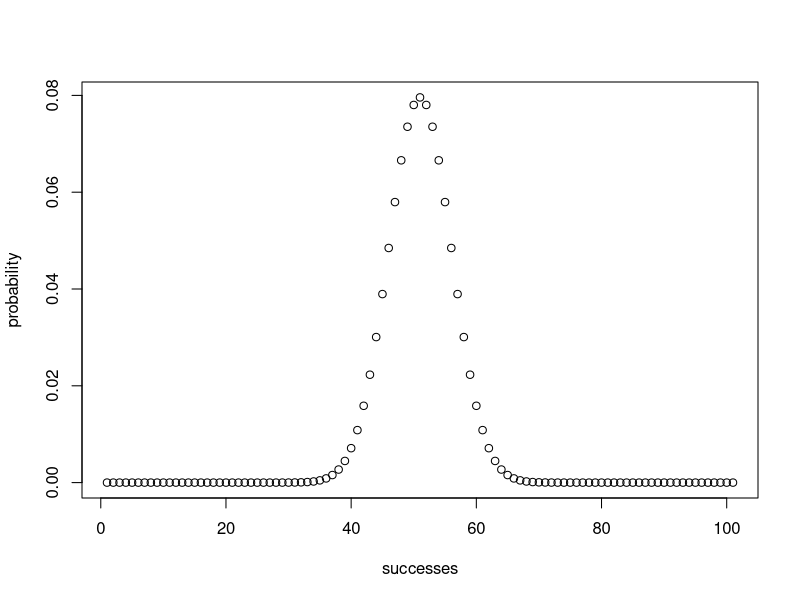
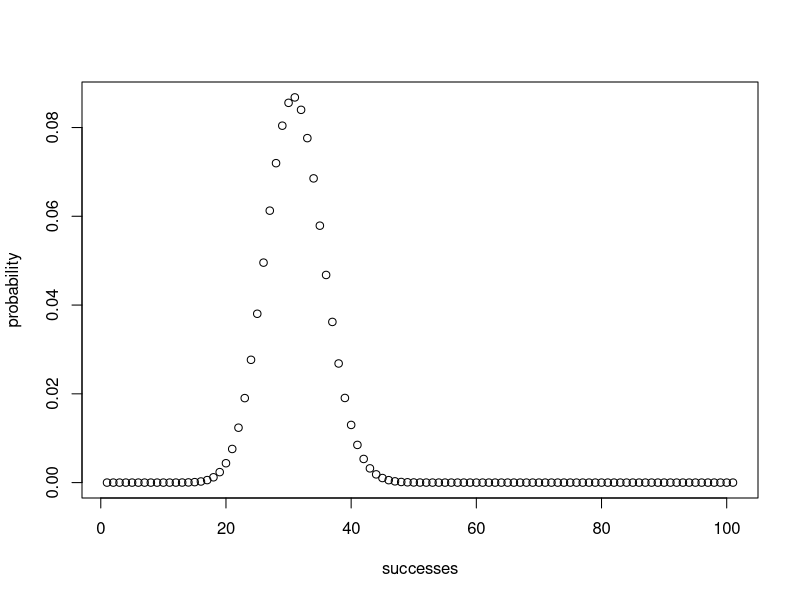
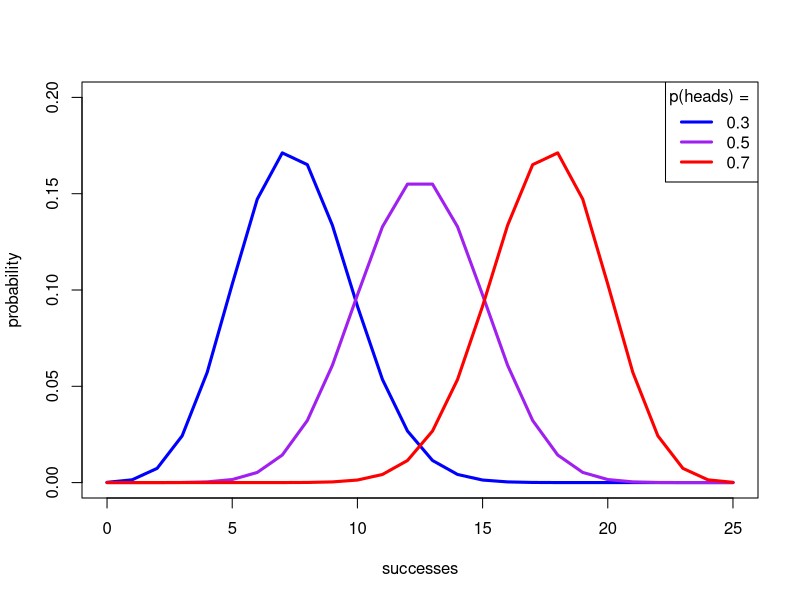
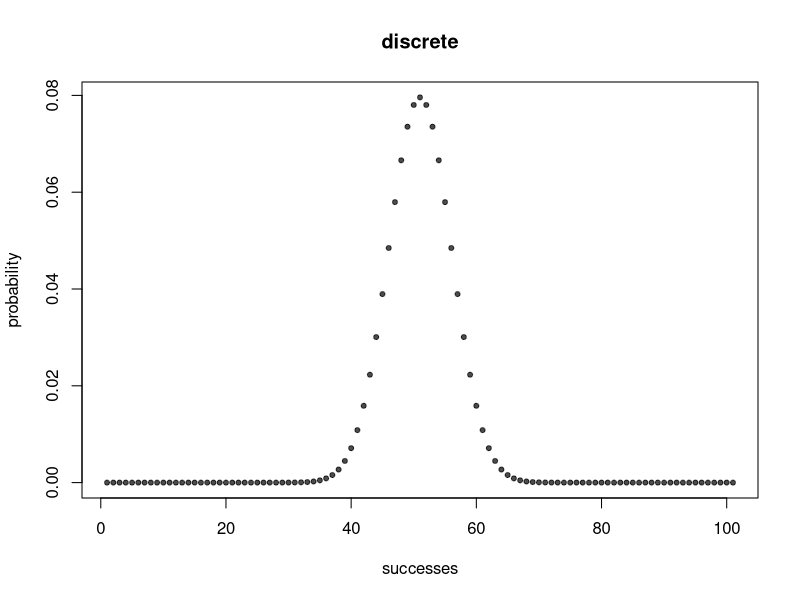
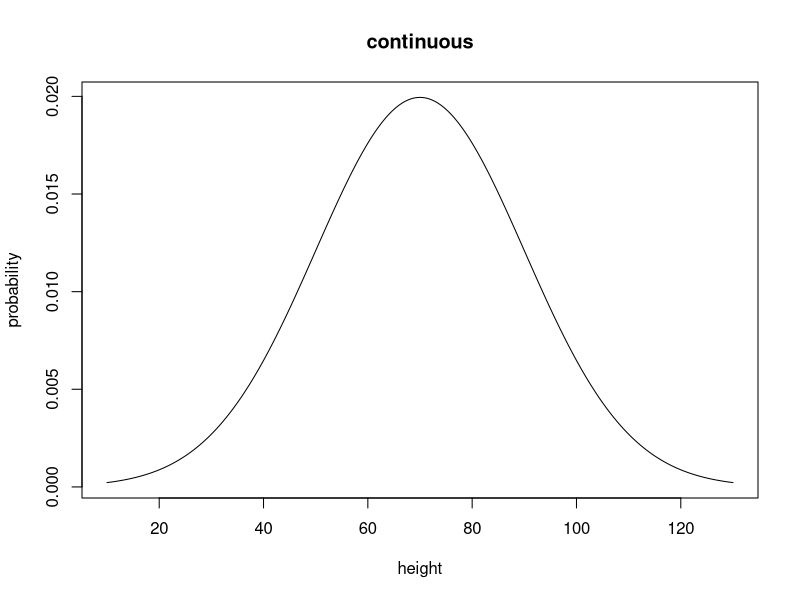
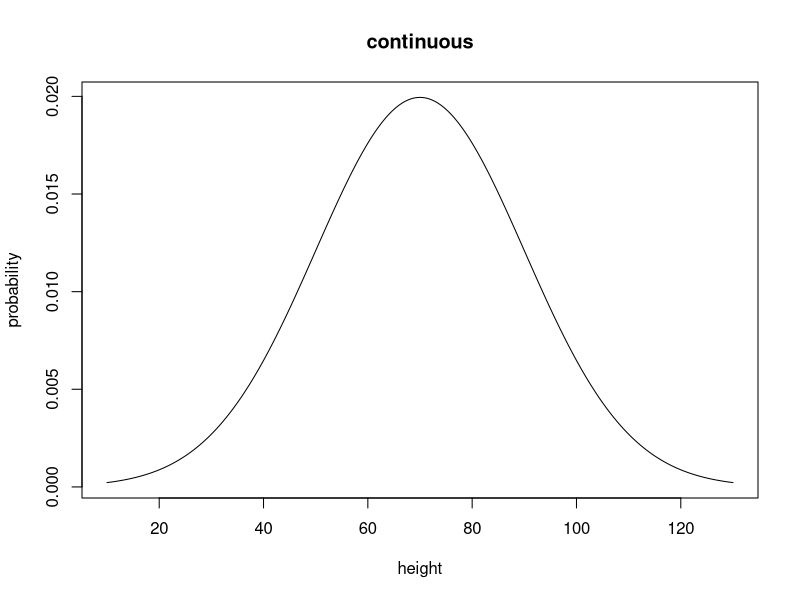
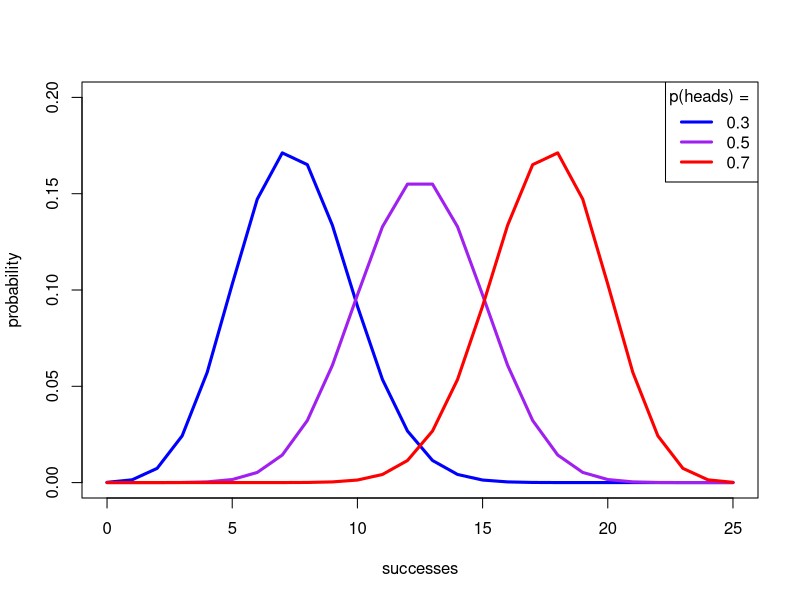

The R script that drew these images, in order:
## ---- chunk 1
	#set any global options
	options(digits=3)
	set.seed(123)
## ---- chunk 2
choose(n=2, k=1)
## ---- chunk 3
	coin.flip.prob <- function(n,k,p){
		prob <- choose(n,k) * p^k * (1-p)^(n-k)
		return(prob)
	}
## ---- chunk 4
	coin.flip.prob(n=100,k=43,p=0.5)
## ---- chunk 5
	plot(coin.flip.prob(n=100,k=0:100,p=0.5),
			xlab="successes",ylab="probability")
## ---- chunk 6
	plot(coin.flip.prob(n=100,k=0:100,p=0.3),
			xlab="successes",ylab="probability")
## ---- chunk 7
	plot(0,type='n',xlim=c(0,25),ylim=c(0,0.2),
			xlab="successes",ylab="probability",main="")
		lines(0:25,coin.flip.prob(n=25,k=0:25,p=0.3),lwd=3,col="blue")
		lines(0:25,coin.flip.prob(n=25,k=0:25,p=0.5),lwd=3,col="purple")
		lines(0:25,coin.flip.prob(n=25,k=0:25,p=0.7),lwd=3,col="red")
		legend(x="topright",lty=1,lwd=3,col=c("blue","purple","red"),legend=c(0.3,0.5,0.7),title="p(heads) = ")
## ---- chunk 8
rbinom(n=1,size=100,p=0.6)
rbinom(n=1,size=100,p=0.6)
## ---- chunk 9
plot(coin.flip.prob(n=100,k=0:100,p=0.5),
			xlab="successes",ylab="probability",
			pch=20,col=adjustcolor(1,0.7),main="discrete")
## ---- chunk 10
norm.prob <- function(x,mean,sigma){
 	prob <- exp(-((x-mean)^2/(2*sigma^2)))/sqrt(2*pi*sigma^2)
 	return(prob)
}
lower <- 10
upper <- 130
plot(lower:upper,norm.prob(lower:upper,mean=70,sigma=20),type='n',
		xlab="height",ylab="probability",main="continuous")
	lines(seq(lower,upper,length.out=500),
			norm.prob(seq(lower,upper,length.out=500),mean=70,sigma=20))
## ---- chunk 11
norm.prob <- function(x,mean,sigma){
 	prob <- exp(-((x-mean)^2/(2*sigma^2)))/sqrt(2*pi*sigma^2)
 	return(prob)
}
lower <- 10
upper <- 130
plot(lower:upper,norm.prob(lower:upper,mean=70,sigma=20),type='n',
		xlab="height",ylab="probability",main="continuous")
	lines(seq(lower,upper,length.out=500),
			norm.prob(seq(lower,upper,length.out=500),mean=70,sigma=20))
## ---- chunk 12
	plot(0,type='n',xlim=c(0,25),ylim=c(0,0.2),
			xlab="successes",ylab="probability",main="")
		lines(0:25,coin.flip.prob(n=25,k=0:25,p=0.3),lwd=3,col="blue")
		lines(0:25,coin.flip.prob(n=25,k=0:25,p=0.5),lwd=3,col="purple")
		lines(0:25,coin.flip.prob(n=25,k=0:25,p=0.7),lwd=3,col="red")
		legend(x="topright",lty=1,lwd=3,col=c("blue","purple","red"),legend=c(0.3,0.5,0.7),title="p(heads) = ")
